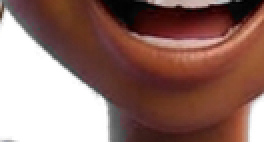
#> input picture production/noellyne-host/assets/cheer-mouth-A.png, 132 x 71 px (shown 2 times larger)
$ python -i build-poses.py   (imports and definitions only)
#> lines starting #> are read from the running program, lines starting #| are printed output that depends on the picture
#!/usr/bin/env python3
"""
Extend the Noellyne rig with the poses that already existed in the owner's files
but were never wired in.

The Shule Altra kit shipped exactly two poses (wave, point). That is why every
Reel to date repeated the same raised hand: there was nothing else to draw. The
Tech Pulse V3 kit has two more full poses on green screen — `desk-pose` (hands
clasped at the waist, the news-anchor read) and `phone-pose` (phone up beside her
face). They were used as cutaway art there, never as rig poses.

This script keys them properly, registers them to the same 939x1136 canvas as the
existing poses, and derives mouth + lid patches at the same offsets. Poses are
ADDED; nothing already approved is overwritten.

Output
  assets/desk-base.png,  assets/desk-{mouth-A..H,blink}.png
  assets/phone-base.png, assets/phone-{mouth-A..H,blink}.png
  assets/host-rig.json patched with the two new pose entries

Run with PYTHONPATH pointing at a venv that has pillow + numpy.
"""
import json, hashlib, shutil, sys
from pathlib import Path
import numpy as np
from PIL import Image, ImageFilter

ROOT = Path(__file__).resolve().parent
ASSETS = ROOT / "assets"
# [1 line that did not run here, left out]

# [1 line that did not run here, left out]
# Landmarks are shared by every generated pose: the camera is the same, the face
# is the same size. Only the arms differ, so mouth and lid boxes do not move.
# [1 line that did not run here, left out]
# [1 line that did not run here, left out]
# [1 line that did not run here, left out]
# [1 line that did not run here, left out]


def key_green(src: Path) -> Image.Image:
    """Key a green screen with a soft alpha ramp and despill the fringe.

    A hard threshold leaves a green rim on the hair, which is the most visible
    failure on a phone screen. The alpha ramp keeps flyaway curls.
    """
#> called with src = 'assets/cheer-mouth-A.png'
    im = Image.open(src).convert("RGBA")
#> im is the input picture: PIL image 132x71 RGBA; mean R, G, B, A 84.4, 49.5, 41.7, 188.5
    a = np.asarray(im).astype(np.float32)
    r, g, b = a[..., 0], a[..., 1], a[..., 2]
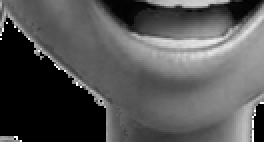
#> r: shape (71, 132) float32 (shown 2 times larger); min 0, max 255, mean 84.4
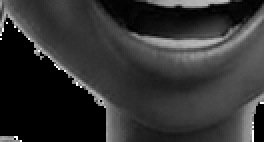
#> g: shape (71, 132) float32 (shown 2 times larger); min 0, max 255, mean 49.5
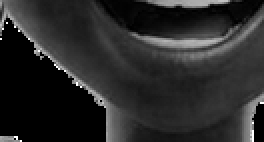
#> b: shape (71, 132) float32 (shown 2 times larger); min 0, max 255, mean 41.7
    excess = np.clip(g - (r + b) / 2.0, 0, 255)
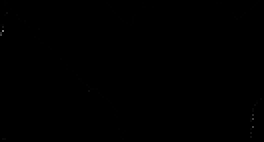
#> excess: shape (71, 132) float32 (shown 2 times larger); min 0, max 127.5, mean 0.1
    alpha = np.clip(1.0 - excess / 70.0, 0.0, 1.0)
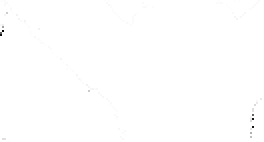
#> alpha: shape (71, 132) float32 (shown 2 times larger); min 0, max 1, mean 0.999
    a[..., 3] = np.minimum(a[..., 3], alpha * 255.0)
#> a: shape (71, 132, 4) float32; mean R, G, B, A 84.4, 49.5, 41.7, 188.5
    a[..., 1] = np.minimum(a[..., 1], (a[..., 0] + a[..., 2]) / 2.0 + 8.0)
#> a: shape (71, 132, 4) float32; mean R, G, B, A 84.4, 49.5, 41.7, 188.5
    out = Image.fromarray(np.clip(a, 0, 255).astype(np.uint8), "RGBA")
    # a 1px feather kills the stair-step edge without eating the silhouette
    al = out.getchannel("A").filter(ImageFilter.GaussianBlur(0.7))
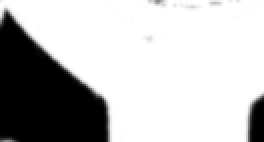
#> al: PIL image 132x71 L (shown 2 times larger); min 0, max 255, mean 188.5
    out.putalpha(al)
    return out


# [12 lines left out: function register, not called in this run]


def patch(src: Image.Image, box) -> Image.Image:
    x, y, w, h = box
    return src.crop((x, y, x + w, y + h))


def sha(p: Path) -> str:
    return hashlib.sha256(p.read_bytes()).hexdigest()


# [47 lines left out: function main, not called in this run]


# [2 lines not run here, left out]

>>> result = key_green('assets/cheer-mouth-A.png')

$ run again, on production/noellyne-host/assets/cheer-mouth-F.png
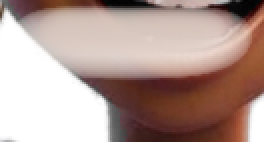
#> input picture production/noellyne-host/assets/cheer-mouth-F.png, 132 x 71 px (shown 2 times larger)
#> in key_green, im is the input picture: PIL image 132x71 RGBA; mean R, G, B, A 121.2, 97.1, 89.6, 188.6
#> in key_green, `r, g, b = a[..., 0], a[..., 1], a[..., 2]`:
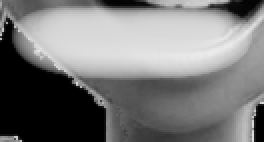
#> r: shape (71, 132) float32 (shown 2 times larger); min 0, max 236, mean 121.2
#> in key_green, `r, g, b = a[..., 0], a[..., 1], a[..., 2]`:
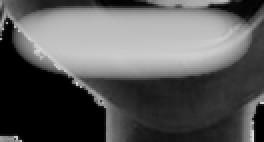
#> b: shape (71, 132) float32 (shown 2 times larger); min 0, max 222, mean 89.6
